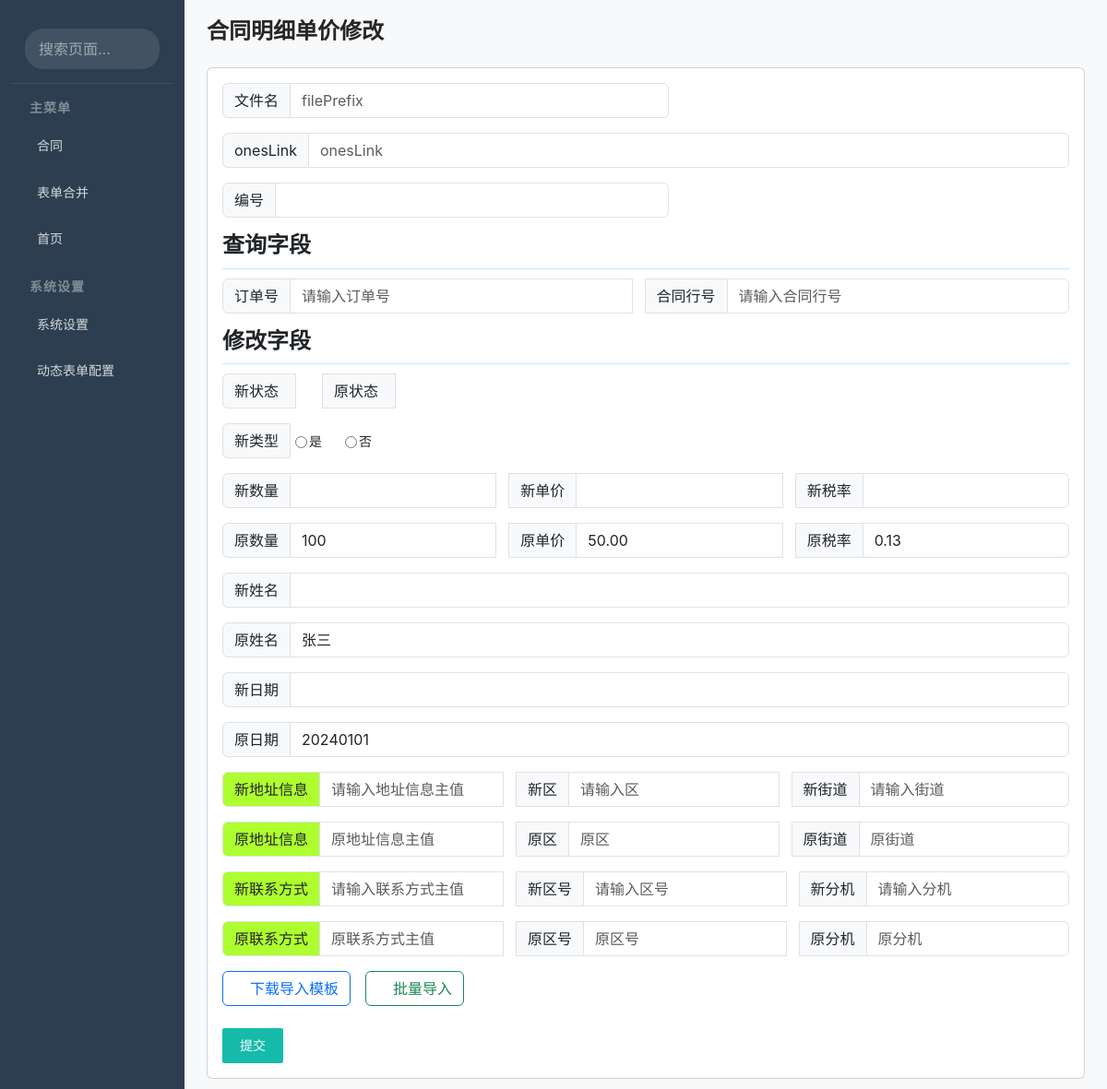
Page /dynamic/1 on the earlier database version.
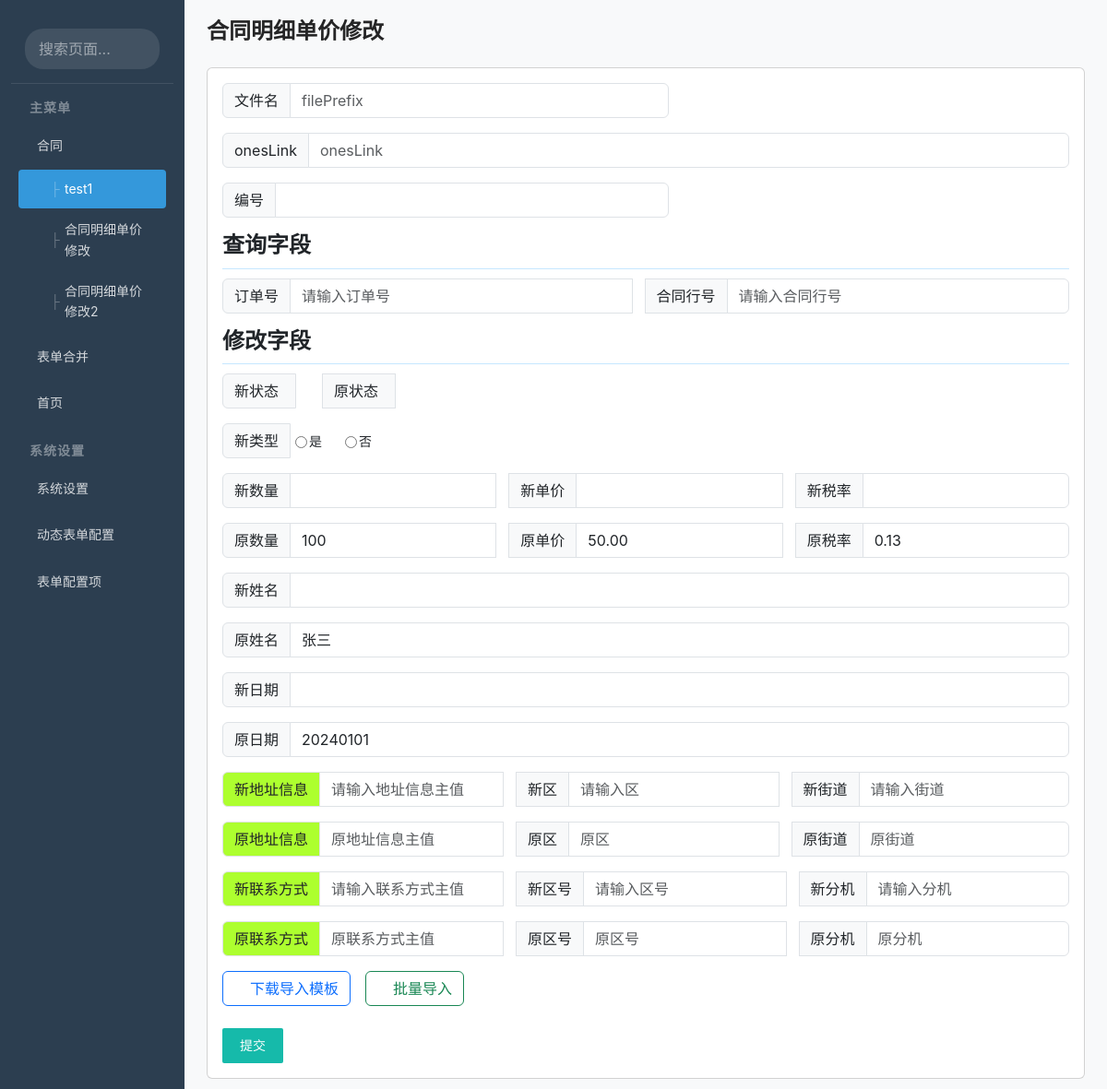
Same page on the later database version.
### work_tools2/models.py (models this page shows, shortened)
class Menu(models.Model):
    name = models.CharField(max_length=50, verbose_name="菜单名称")
    pinyin = models.CharField(max_length=100, blank=True, verbose_name="拼音")
    icon = models.CharField(max_length=50, blank=True, verbose_name="图标")
    url = models.CharField(max_length=200, blank=True, verbose_name="URL")
    parent = models.ForeignKey(
        "self",
        null=True,
        blank=True,
        on_delete=models.CASCADE,
        related_name="children",
        verbose_name="父级菜单",
    )
    sort_order = models.IntegerField(default=0, verbose_name="排序")
    is_visible = models.BooleanField(default=True, verbose_name="是否显示")
    group_name = models.CharField(max_length=50, blank=True, verbose_name="分组名称")
    created_at = models.DateTimeField(auto_now_add=True)
    updated_at = models.DateTimeField(auto_now=True)
    class Meta:
        ordering = ["group_name", "sort_order"]
        verbose_name = "菜单"
        verbose_name_plural = "菜单"

### work_tools2/views/page_views.py (the view)
# urls.py: path("dynamic/<str:form_id>", views.dynamic, name="dynamic"),
def dynamic(request, form_id: str):
    return render(request, "dynamic.html", {"active_page": "dynamic"})

### templates/dynamic.html (shortened to what this page needs)
{% extends "base.html" %}
{% block main_content %}
    <div class="container-fluid p-0">
        <h4 class="mb-4" id="formName"></h4>
        <div class="card">
            <div class="card-body">
                <div class="row g-3 align-items-center">
                    <div class="input-group mb-3" style="width: 500px">
                        <span class="input-group-text">文件名</span>
                        <input type="text" id="filePrefix" class="form-control" placeholder="filePrefix">
                    </div>
                </div>
                <div class="row g-3 align-items-center">
                    <div class="input-group mb-3" style="width: 1200px">
                        <span class="input-group-text" required>onesLink</span>
                        <input type="text" id="onesLink" class="form-control" placeholder="onesLink">
                    </div>
                </div>
                <div class="row g-3 align-items-center">
                    <div class="input-group mb-3" style="width: 500px">
                        <span class="input-group-text">编号</span>
                        <input type="text" id="dynamicNo" class="form-control">
                    </div>
                </div>
                <h4>查询字段</h4>
                <hr class="layui-border-blue">
                <div id="queryContainer">
                </div>
                <h4>修改字段</h4>
                <hr class="layui-border-blue">
                <div id="selectContainer">
                </div>
                <div id="radioContainer">
                </div>
                <div id="numberInputContainer">
                </div>
                <div id="textInputContainer">
                </div>
                <div id="dateInputContainer">
                </div>
                <div id="supplementContainer">
                </div>
                <div class="row g-3 align-items-center mb-4">
                    <div class="col-auto">
                        <a href="javascript:void(0)" onclick="downloadTemplate()" class="btn btn-outline-primary"
                           id="downloadTemplateBtn">
                            <i class="bi bi-download"></i> 下载导入模板
                        </a>
                    </div>
                    <div class="col-auto">
                        <button type="button" onclick="document.getElementById('batchImportFile').click()"
                                class="btn btn-outline-success"
                                id="batchImportBtn">
                            <i class="bi bi-upload"></i> 批量导入
                        </button>
                    </div>
                    <div class="col-auto">
                    </div>
                </div>
                <button onclick="submit()" class="layui-btn">提交</button>
            </div>
        </div>
    </div>
    <link rel="stylesheet" href="/static/layui/css/layui.css">
{% endblock %}

### templates/base.html (shortened to what this page needs)
<!DOCTYPE html>
<html lang="zh-CN">
<head>
    <link rel="stylesheet" href="/static/css/bootstrap.min.css">
    <link rel="stylesheet" href="/static/bootstrap-icons-1.13.1/bootstrap-icons.css">
</head>
<body>
    <div class="container-fluid">
        <div class="row">
            <nav class="col-md-3 col-lg-2 d-md-block sidebar collapse show">
                <div class="position-sticky pt-3">
                    <div class="search-box">
                        <input type="text"
                               id="sidebarSearch"
                               class="form-control"
                               placeholder="搜索页面..."
                               autocomplete="off">
                    </div>
                    <ul class="nav flex-column" id="mainNav">
                        {% for group, menu_list in menus.items %}
                            <li class="menu-group-title">{{ group }}</li>
                            {% for menu in menu_list %}
                                {% if menu.has_children %}
                                    <li class="nav-item">
                                        <a class="nav-link {% if menu.is_expanded %}expanded{% endif %}" href="#" data-bs-toggle="collapse"
                                           data-bs-target="#menu{{ menu.id }}" aria-expanded="{% if menu.is_expanded %}true{% else %}false{% endif %}">
                                            {{ menu.name }}
                                            <i class="bi bi-chevron-right arrow"></i>
                                        </a>
                                        <ul class="submenu collapse {% if menu.is_expanded %}show{% endif %}" id="menu{{ menu.id }}">
                                            {% for child in menu.children %}
                                                <li>
                                                    <a class="nav-link {% if request.path == child.url or request.path|add:'/' == child.url %}active{% endif %}"
                                                       href="{{ child.url }}">
                                                        {{ child.name }}
                                                    </a>
                                                </li>
                                            {% endfor %}
                                        </ul>
                                    </li>
                                {% else %}
                                    <li class="nav-item">
                                        <a class="nav-link {% if request.path == menu.url or request.path|add:'/' == menu.url %}active{% endif %}"
                                           href="{{ menu.url }}">
                                            {{ menu.name }}
                                        </a>
                                    </li>
                                {% endif %}
                            {% endfor %}
                        {% endfor %}
                    </ul>
                </div>
            </nav>
            <main class="col-md-9 ms-sm-auto col-lg-10 px-md-4 main-content">
                {% block main_content %}
                {% endblock %}
            </main>
        </div>
    </div>
</body>
</html>

Differences in the rows shown:
added Menu: name "test1", url "/dynamic/1" (drawn)
now on this page (row unchanged): Menu: name "合同明细单价修改"
now on this page (row unchanged): Menu: name "合同明细单价修改2"
added Menu: name "表单配置项"
